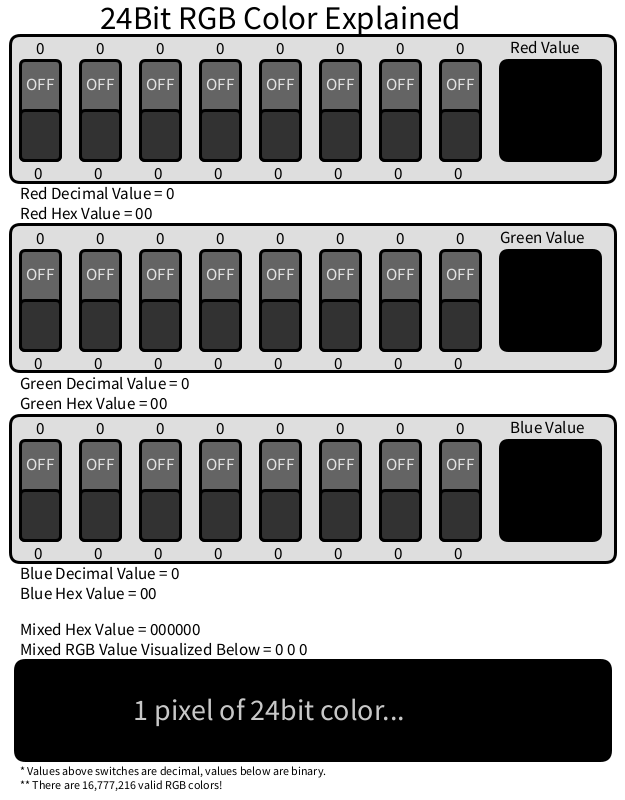
Frame 1 (no input)
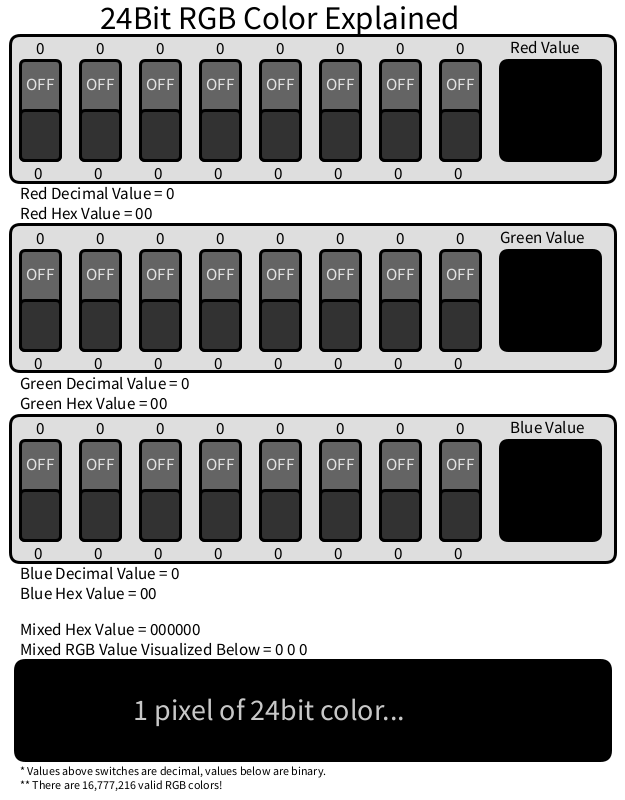
Frame 60 (the mouse pressed at the canvas centre just before this capture)
Frame 120 (the mouse held since frame 60 and released just before this capture): identical to frame 60, image omitted

The Processing sketch that drew these frames (run headless with seeded random() and noise(); from frame 60 on, the mouse is pressed at the canvas centre):

// Processing sketch: processing_121649
// ── processing_121649.pde

/*************************************************************************
*  24bit RGB Color Visualization Tool: By Ken Kapptie | Copyright 2013   *
*  Goal: to teach OOP to high school students while creating something   *
*        useful and highly customizable that runs on most OS's.          *
*  TODO: 1. Employ a more attractive UI                                  *
*        2. Type custom values                                           *
*        3. Copy and paste hex values for other apps                     *
*                                                                        *
**************************************************************************/
Switch[] redSwitches = new Switch[8];
Switch[] greenSwitches = new Switch[8];
Switch[] blueSwitches = new Switch[8];

int redDecVal;
int greenDecVal;
int blueDecVal;
int redVal;
int greenVal;
int blueVal;
color c;

void setup() {
  size(625, 800);
  smooth();
  strokeWeight(3);

  for (int i = 0; i < redSwitches.length; i++) {
    redSwitches[i] = new Switch(20+i*60, 60, redSwitches.length-i-1);
  }
  for (int i = 0; i < greenSwitches.length; i++) {
    greenSwitches[i] = new Switch(20+i*60, 250, greenSwitches.length-i-1);
  }
  for (int i = 0; i < blueSwitches.length; i++) {
    blueSwitches[i] = new Switch(20+i*60, 440, blueSwitches.length-i-1);
  }
}

void draw() {
  background(255);
  redVal = redDecVal;
  greenVal = greenDecVal;
  blueVal = blueDecVal;
  c = color(redVal,greenVal,blueVal);
  
  fill(222);
  rect(10,35,605,147,10);
  rect(10,224,605,147,10);
  rect(10,415,605,147,10);
  
  fill(0);
  textSize(33);
  text("24Bit RGB Color Explained", 100, 29);
  
  // Draw red
  textSize(17);
  for (int i = 0; i < redSwitches.length; i++) {
    Switch rSwitch = redSwitches[i];
    rSwitch.display();
    if (rSwitch.on) {
      text((int)pow(2, rSwitch.binValue), rSwitch.x+14, rSwitch.y-6); 
      text("1", rSwitch.x+16, rSwitch.y+119);
    }
    else {
      text("0", rSwitch.x+16, rSwitch.y-6);
      text("0", rSwitch.x+14, rSwitch.y+119);
    }
  }
  fill(0);
  text("Red Decimal Value = " + redDecVal, 20, 199);
  text("Red Hex Value = " + hex(redDecVal,2),20,219);

  text("Red Value",510,53);
  fill(redVal,0,0);
  rect(500,60,100,100,8);
  
  // Draw green
  for (int i = 0; i < greenSwitches.length; i++) {
    Switch gSwitch = greenSwitches[i];
    gSwitch.display();
    if (gSwitch.on) {
      text((int)pow(2, gSwitch.binValue), gSwitch.x+14, gSwitch.y-6); 
      text("1", gSwitch.x+16, gSwitch.y+119);
    }
    else {
      text("0", gSwitch.x+16, gSwitch.y-6);
      text("0", gSwitch.x+14, gSwitch.y+119);
    }
  }
  fill(0);
  text("Green Decimal Value = " + greenDecVal, 20, 389);
  text("Green Hex Value = " + hex(greenDecVal,2),20,409);
  
  text("Green Value",500,243);
  fill(0,greenVal,0);
  rect(500,250,100,100,8);
  
  // Draw blue
  for (int i = 0; i < blueSwitches.length; i++) {
    Switch bSwitch = blueSwitches[i];
    bSwitch.display();
    if (bSwitch.on) {
      text((int)pow(2, bSwitch.binValue), bSwitch.x+14, bSwitch.y-6); 
      text("1", bSwitch.x+16, bSwitch.y+119);
    }
    else {
      text("0", bSwitch.x+16, bSwitch.y-6);
      text("0", bSwitch.x+14, bSwitch.y+119);
    }
  }
  fill(0);
  text("Blue Decimal Value = " + blueDecVal, 20, 579);
  text("Blue Hex Value = " + hex(blueDecVal,2),20,599);
  fill(0,0,blueVal);
  rect(500,440,100,100,8);
  fill(0);
  text("Mixed RGB Value Visualized Below = " + redVal + " " + greenVal + " " + blueVal, 20,655);
  text("Mixed Hex Value = " + hex(c,6),20,635);
  text("Blue Value",510,433);
  fill(redVal,greenVal,blueVal);
  rect(15,660,595,100,10);
  textSize(12);
  fill(0);
  text("* Values above switches are decimal, values below are binary.",20,775);
  text("** There are 16,777,216 valid RGB colors!",20,789);
  fill(200);
  textSize(30);
  text("1 pixel of 24bit color...", 133,720);
}

void mousePressed() {
  if (mouseY > 60 && mouseY < 160) {
    for (int i = 0; i < redSwitches.length; i++) {
      if (mouseX > 20+i*60 && mouseX < (i+1)*60) {
        redSwitches[i].on = !redSwitches[i].on;
        if (redSwitches[i].on) {
          redDecVal += (int)pow(2, redSwitches[i].binValue);
        }else {
          redDecVal -= (int)pow(2, redSwitches[i].binValue);
        }
      }
    }
  }
  if (mouseY > 250 && mouseY < 350) {
    for (int i = 0; i < greenSwitches.length; i++) {
      if (mouseX > 20+i*60 && mouseX < (i+1)*60) {
        greenSwitches[i].on = !greenSwitches[i].on;
        if (greenSwitches[i].on) {
          greenDecVal += (int)pow(2, greenSwitches[i].binValue);
        }else {
          greenDecVal -= (int)pow(2, greenSwitches[i].binValue);
        }
      }
    }
  }
  if (mouseY > 440 && mouseY < 540) {
    for (int i = 0; i < blueSwitches.length; i++) {
      if (mouseX > 20+i*60 && mouseX < (i+1)*60) {
        blueSwitches[i].on = !blueSwitches[i].on;
        if (blueSwitches[i].on) {
          blueDecVal += (int)pow(2, blueSwitches[i].binValue);
        }else {
          blueDecVal -= (int)pow(2, blueSwitches[i].binValue);
        }
      }
    }
  }
}
class Switch {
  boolean on;
  int x, y, binValue;
  
  Switch(int inX, int inY, int inVal) {
    on = false;
    x = inX;
    y = inY;
    binValue = inVal;
  }
  
  void display() {
    if (on) fill(50);
    else fill(100);
    rect(x, y, 40, 100,5);
    if (on) fill(100);
    else fill(50);
    rect(x, y+50, 40, 50,5);
    fill(225);
    if (on) text("ON", x+8, y+78);
    else text("OFF", x+6, y+30);
    fill(0);
  }
}
